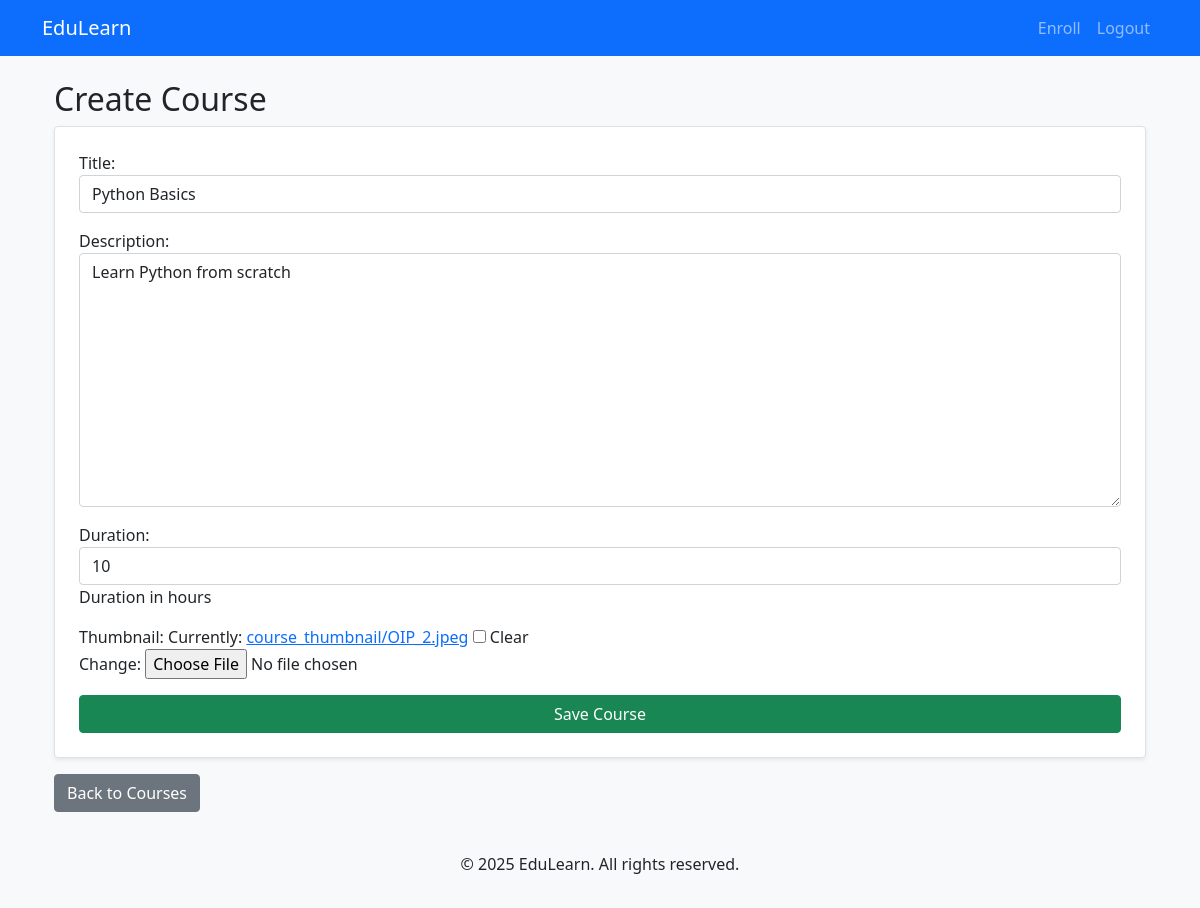
The app's page /courses/3/update/ (signed in) with its own data.
### courses/models.py (models this page shows, shortened)
class Course(models.Model):
    title=models.CharField(max_length=200)
    description=models.TextField()
    duration=models.IntegerField(help_text='Duration in hours')
    thumbnail=models.ImageField(upload_to='course_thumbnail/',null=True,blank=True)
    created_at = models.DateTimeField(auto_now_add=True)

### courses/views.py (the view)
# urls.py: path('<int:course_id>/update/', course_update, name='course_update'),
@login_required
def course_update(request, course_id):
    course = get_object_or_404(Course, id=course_id)
    if request.method == "POST":
        form = CourseForm(request.POST, request.FILES, instance=course)
        if form.is_valid():
            form.save()
            messages.success(request, "Course updated successfully!")
            return redirect('course_list')
    else:
        form = CourseForm(instance=course)
    return render(request, 'courses/course_form.html', {'form': form})

### courses/forms.py
class CourseForm(forms.ModelForm):
    class Meta:
        model = Course
        fields = ['title', 'description', 'duration', 'thumbnail']
        widgets = {
            'title': forms.TextInput(attrs={'class': 'form-control'}),
            'description': forms.Textarea(attrs={'class': 'form-control'}),
            'duration': forms.NumberInput(attrs={'class': 'form-control'}),
        }

### courses/templates/courses/course_form.html (shortened to what this page needs)
{% extends "courses/base.html" %}
{% block content %}
    <div class="container mt-4">
        <h2>{{ course.id|default:"Create" }} Course</h2>
        <form method="post" enctype="multipart/form-data" class="p-4 border rounded bg-white shadow-sm">
            {{ form.as_p }}
            <button type="submit" class="btn btn-success w-100">Save Course</button>
        </form>
        <a href="{% url 'course_list' %}" class="btn btn-secondary mt-3">Back to Courses</a>
    </div>
{% endblock %}

### courses/templates/courses/base.html (style rules this page uses)
body { background-color: #f8f9fa; }

### records on screen
Course: title "Python Basics", description "Learn Python from scratch", duration "10"

### other values on screen
{{ course.id|default:"Create" }} "Create"
